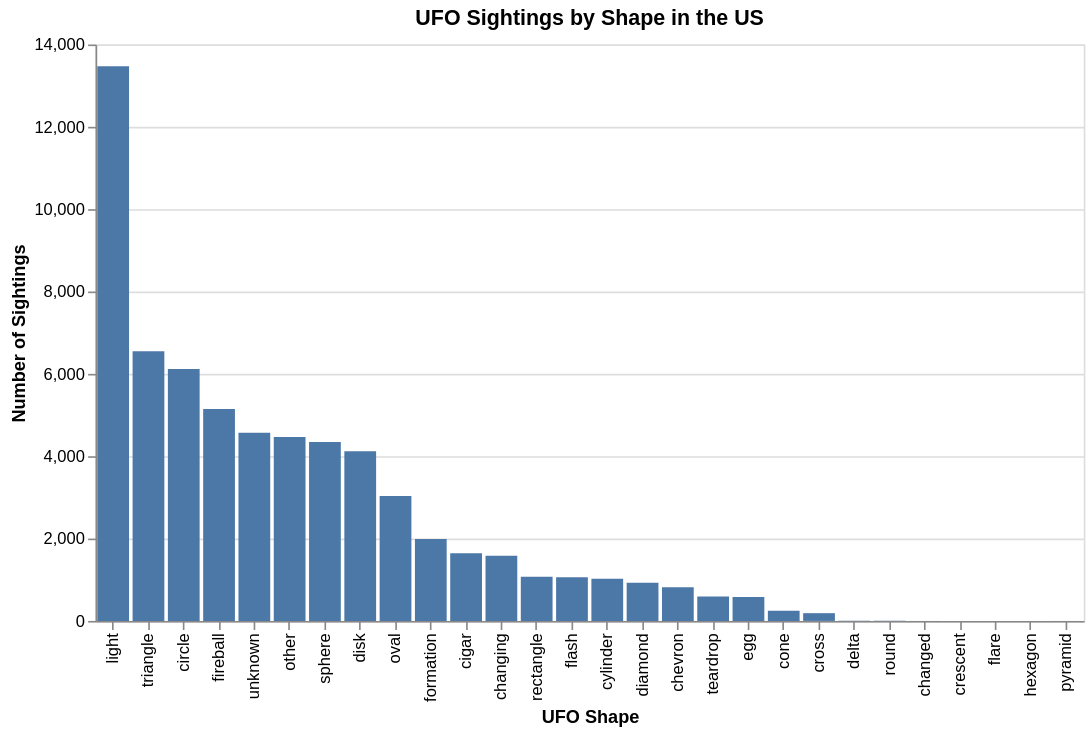

The notebook cell this image was saved under:
### Code cell
# Bar chart for UFO shapes in the US

# Filter UFO sightings reported in the US
us = df_shapes[df_shapes['country'] == 'us']

chart2_basic = alt.Chart(us).mark_bar().encode(             #Referred to: https://altair-viz.github.io/user_guide/marks/bar.html
    x=alt.X('shape:N', sort='-y', title='UFO Shape'),
    y=alt.Y('sightings:Q', title='Number of Sightings')
).properties(
    title='UFO Sightings by Shape in the US',
    width=600,
    height=350
)

display(chart2_basic)

### Figure 1 — Vega-Lite specification as saved in the notebook (floating-point values rounded to 4 significant figures)
{"config": {"view": {"continuousWidth": 300, "continuousHeight": 300}}, "data": {"name": "data-1391468b7f3d4c6076a9fd7456a2093d"}, "mark": {"type": "bar"}, "encoding": {"x": {"field": "shape", "sort": "-y", "title": "UFO Shape", "type": "nominal"}, "y": {"field": "sightings", "title": "Number of Sightings", "type": "quantitative"}}, "height": 350, "title": "UFO Sightings by Shape in the US", "width": 600, "$schema": "https://vega.github.io/schema/vega-lite/v6.1.0.json", "datasets": {"data-1391468b7f3d4c6076a9fd7456a2093d": [{"country": "us", "shape": "changed", "sightings": 1}, {"country": "us", "shape": "changing", "sightings": 1584}, {"country": "us", "shape": "chevron", "sightings": 815}, {"country": "us", "shape": "cigar", "sightings": 1643}, {"country": "us", "shape": "circle", "sightings": 6118}, {"country": "us", "shape": "cone", "sightings": 247}, {"country": "us", "shape": "crescent", "sightings": 1}, {"country": "us", "shape": "cross", "sightings": 188}, {"country": "us", "shape": "cylinder", "sightings": 1027}, {"country": "us", "shape": "delta", "sightings": 6}, {"country": "us", "shape": "diamond", "sightings": 928}, {"country": "us", "shape": "disk", "sightings": 4121}, {"country": "us", "shape": "egg", "sightings": 581}, {"country": "us", "shape": "fireball", "sightings": 5148}, {"country": "us", "shape": "flare", "sightings": 1}, {"country": "us", "shape": "flash", "sightings": 1062}, {"country": "us", "shape": "formation", "sightings": 1990}, {"country": "us", "shape": "hexagon", "sightings": 1}, {"country": "us", "shape": "light", "sightings": 13473}, {"country": "us", "shape": "other", "sightings": 4466}, {"country": "us", "shape": "oval", "sightings": 3032}, {"country": "us", "shape": "pyramid", "sightings": 1}, {"country": "us", "shape": "rectangle", "sightings": 1070}, {"country": "us", "shape": "round", "sightings": 2}, {"country": "us", "shape": "sphere", "sightings": 4347}, {"country": "us", "shape": "teardrop", "sightings": 592}, {"country": "us", "shape": "triangle", "sightings": 6549}, {"country": "us", "shape": "unknown", "sightings": 4567}]}}
